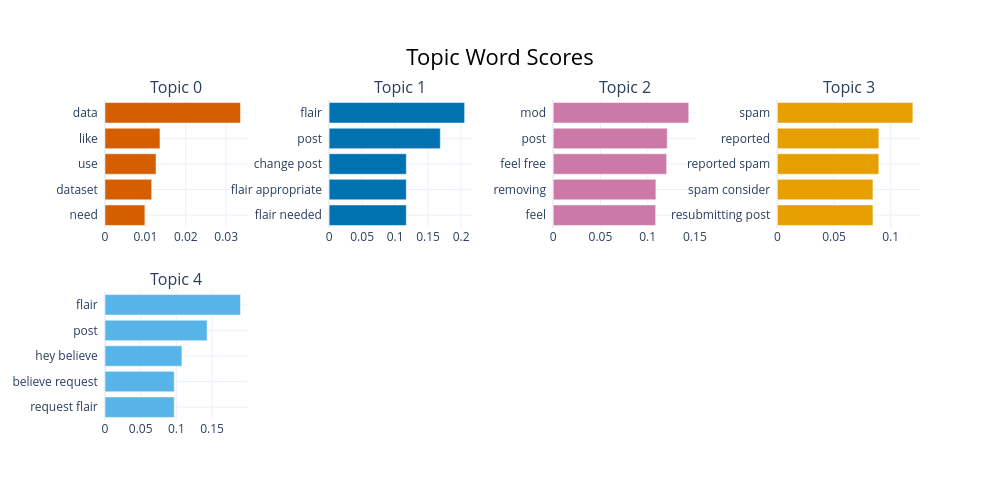

The notebook cell this image was saved under:
### Markdown cell above
#### Visualise terms

### Code cell
topic_model.visualize_barchart(top_n_topics=5)

### Figure 1 — Plotly figure (JSON) as saved in the notebook; plotly's stock layout.template omitted (floating-point values rounded to 4 significant figures)
{"data": [{"marker": {"color": "#D55E00"}, "orientation": "h", "x": [0.009869, 0.01155, 0.01263, 0.01361, 0.03355], "y": ["need  ", "dataset  ", "use  ", "like  ", "data  "], "type": "bar", "xaxis": "x", "yaxis": "y"}, {"marker": {"color": "#0072B2"}, "orientation": "h", "x": [0.1169, 0.1169, 0.1169, 0.1685, 0.2054], "y": ["flair needed  ", "flair appropriate  ", "change post  ", "post  ", "flair  "], "type": "bar", "xaxis": "x2", "yaxis": "y2"}, {"marker": {"color": "#CC79A7"}, "orientation": "h", "x": [0.1084, 0.1087, 0.1201, 0.1207, 0.1435], "y": ["feel  ", "removing  ", "feel free  ", "post  ", "mod  "], "type": "bar", "xaxis": "x3", "yaxis": "y3"}, {"marker": {"color": "#E69F00"}, "orientation": "h", "x": [0.08432, 0.08432, 0.08949, 0.08952, 0.1196], "y": ["resubmitting post  ", "spam consider  ", "reported spam  ", "reported  ", "spam  "], "type": "bar", "xaxis": "x4", "yaxis": "y4"}, {"marker": {"color": "#56B4E9"}, "orientation": "h", "x": [0.09698, 0.09698, 0.1077, 0.1431, 0.1898], "y": ["request flair  ", "believe request  ", "hey believe  ", "post  ", "flair  "], "type": "bar", "xaxis": "x5", "yaxis": "y5"}], "layout": {"xaxis": {"anchor": "y", "domain": [0.0, 0.175], "showgrid": true}, "yaxis": {"anchor": "x", "domain": [0.6, 1.0], "showgrid": true}, "xaxis2": {"anchor": "y2", "domain": [0.275, 0.45], "showgrid": true}, "yaxis2": {"anchor": "x2", "domain": [0.6, 1.0], "showgrid": true}, "xaxis3": {"anchor": "y3", "domain": [0.55, 0.725], "showgrid": true}, "yaxis3": {"anchor": "x3", "domain": [0.6, 1.0], "showgrid": true}, "xaxis4": {"anchor": "y4", "domain": [0.825, 1.0], "showgrid": true}, "yaxis4": {"anchor": "x4", "domain": [0.6, 1.0], "showgrid": true}, "xaxis5": {"anchor": "y5", "domain": [0.0, 0.175], "showgrid": true}, "yaxis5": {"anchor": "x5", "domain": [0.0, 0.4], "showgrid": true}, "xaxis6": {"anchor": "y6", "domain": [0.275, 0.45], "showgrid": true}, "yaxis6": {"anchor": "x6", "domain": [0.0, 0.4], "showgrid": true}, "xaxis7": {"anchor": "y7", "domain": [0.55, 0.725], "showgrid": true}, "yaxis7": {"anchor": "x7", "domain": [0.0, 0.4], "showgrid": true}, "xaxis8": {"anchor": "y8", "domain": [0.825, 1.0], "showgrid": true}, "yaxis8": {"anchor": "x8", "domain": [0.0, 0.4], "showgrid": true}, "annotations": [{"font": {"size": 16}, "showarrow": false, "text": "Topic 0", "x": 0.0875, "xanchor": "center", "xref": "paper", "y": 1.0, "yanchor": "bottom", "yref": "paper"}, {"font": {"size": 16}, "showarrow": false, "text": "Topic 1", "x": 0.3625, "xanchor": "center", "xref": "paper", "y": 1.0, "yanchor": "bottom", "yref": "paper"}, {"font": {"size": 16}, "showarrow": false, "text": "Topic 2", "x": 0.6375, "xanchor": "center", "xref": "paper", "y": 1.0, "yanchor": "bottom", "yref": "paper"}, {"font": {"size": 16}, "showarrow": false, "text": "Topic 3", "x": 0.9125, "xanchor": "center", "xref": "paper", "y": 1.0, "yanchor": "bottom", "yref": "paper"}, {"font": {"size": 16}, "showarrow": false, "text": "Topic 4", "x": 0.0875, "xanchor": "center", "xref": "paper", "y": 0.4, "yanchor": "bottom", "yref": "paper"}], "title": {"font": {"size": 22, "color": "Black"}, "text": "Topic Word Scores", "x": 0.5, "xanchor": "center", "yanchor": "top"}, "hoverlabel": {"font": {"size": 16, "family": "Rockwell"}, "bgcolor": "white"}, "showlegend": false, "width": 1000, "height": 500}}
